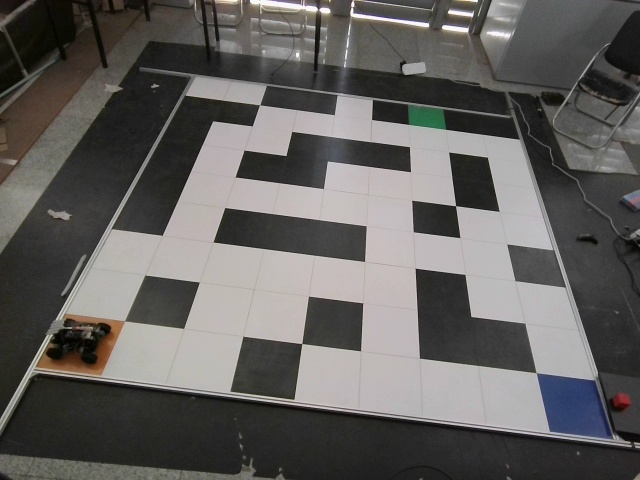
#> input picture image.jpg, 640 x 480 px, found by its file name
$ python test_single_frame.py
#> lines starting #> are read from the running program, lines starting #| are printed output that depends on the picture
import cv2
import imutils
import numpy as np
single = imutils.resize(cv2.imread('image.jpg'), height=720)
#cv2.imshow('test', single)
mat =np.matrix( [[ 1.99688870e+00  ,1.16891046e+00 ,-8.63581307e+02],
 [ 2.33186616e-01 , 4.17616031e+00 ,-6.90635161e+02],
 [ 2.72782543e-04,  2.91741348e-03  ,1.00000000e+00]])
adjusted = cv2.warpPerspective(single, mat, (720, 720))
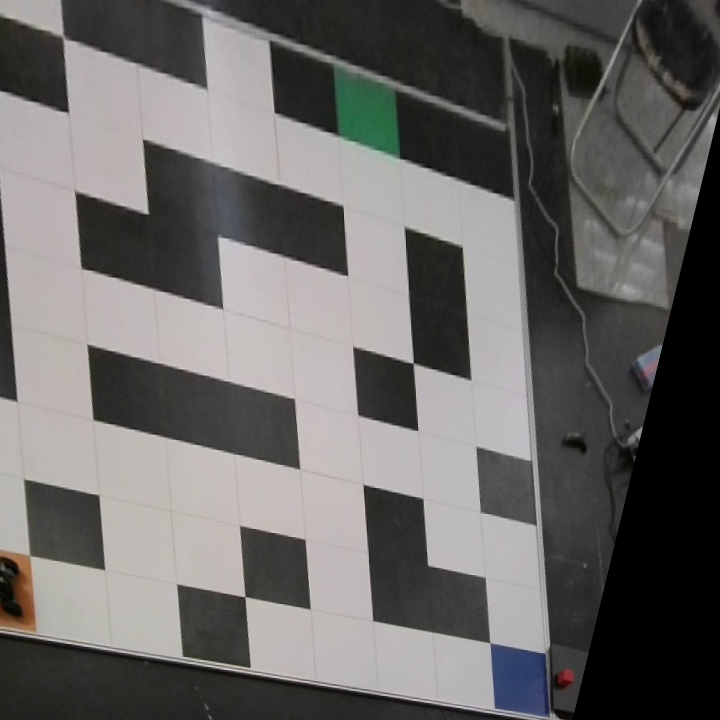
#> adjusted: shape (720, 720, 3); mean B, G, R 102.9, 104, 105.8
cv2.imshow('test', adjusted)
cv2.waitKey(0)

$ run again, with detect.jpg copied over image.jpg
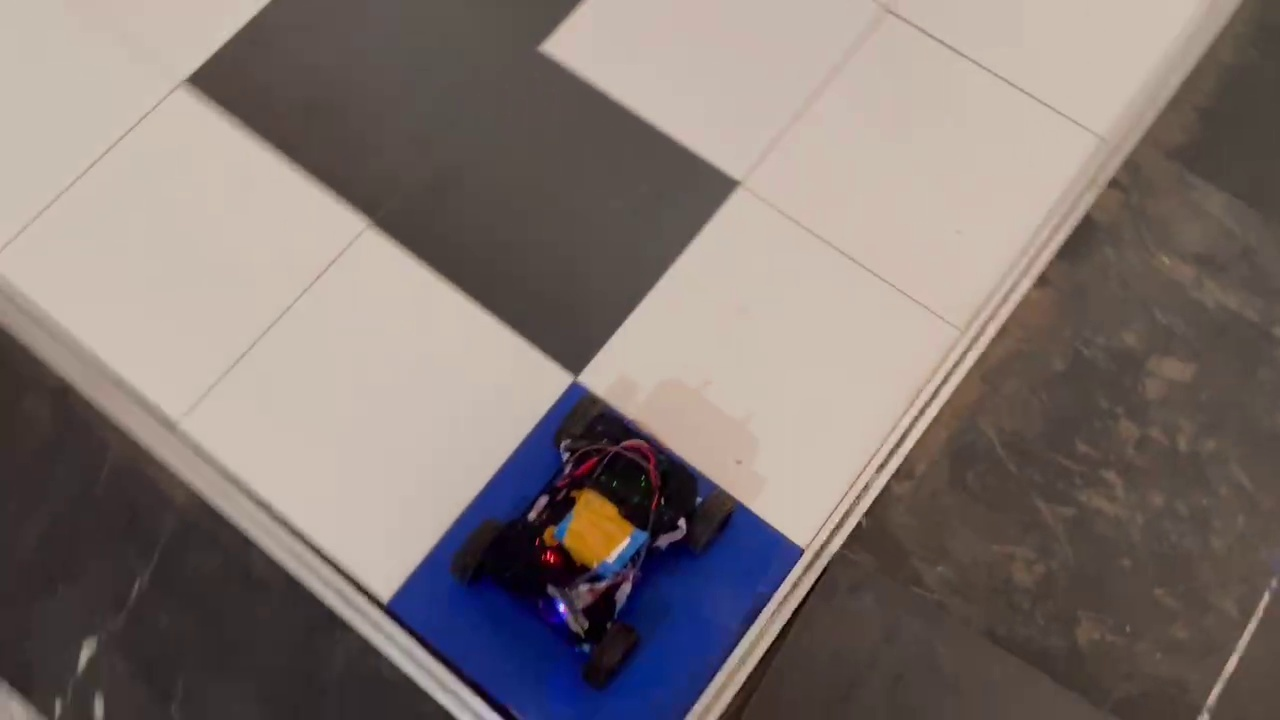
#> input picture detect.jpg, 1280 x 720 px, found by its file name
#> single is the input picture: shape (720, 1280, 3); mean B, G, R 113.7, 117.3, 128.5
#> `adjusted = cv2.warpPerspective(single, mat, (720, 720))`:
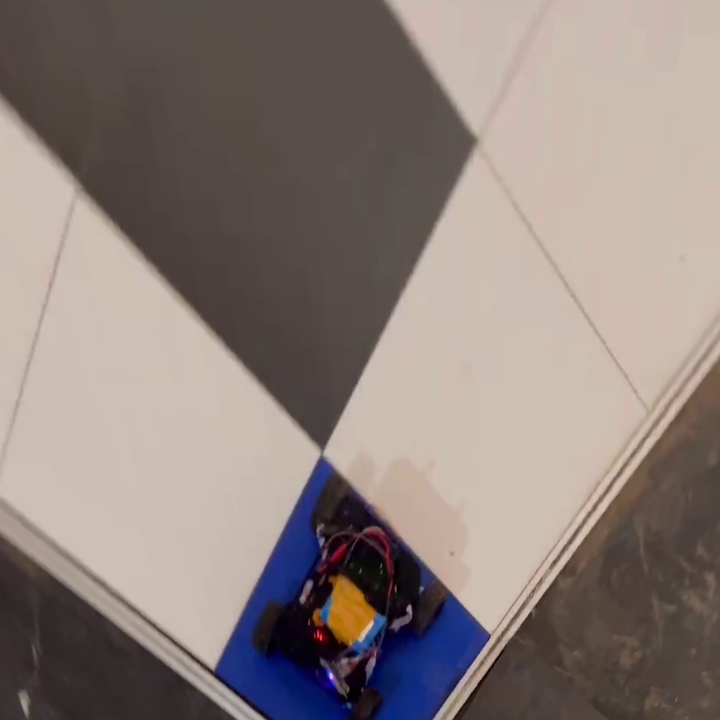
#> adjusted: shape (720, 720, 3); mean B, G, R 123.4, 128.7, 140.7
